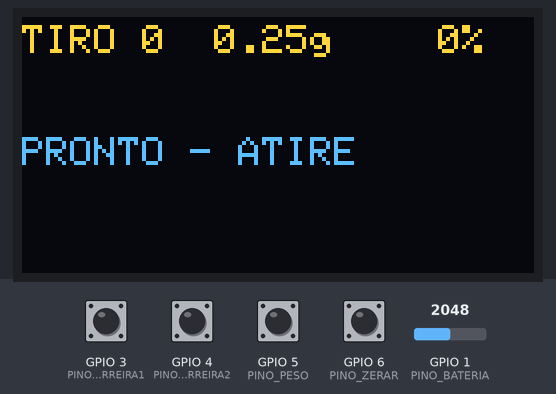
Simulated run of this sketch. Board: ESP32-C3. Parts: 128×64 one-colour display. Inputs (shaded band) come from the test bench; at power-on: GPIO 3 (PINO_BARREIRA1), GPIO 4 (PINO_BARREIRA2), GPIO 5 (PINO_PESO), GPIO 6 (PINO_ZERAR) HIGH, GPIO 1 (PINO_BATERIA) = 2048. The OLED is the two-colour kind (top 16 rows yellow); EEPROM starts erased; what the sketch prints to the serial monitor is not drawn.

Above: at 2.7 s.
2.8 s: GPIO 3 (PINO_BARREIRA1) pulled LOW for 0.15 s
At 4.0 s:
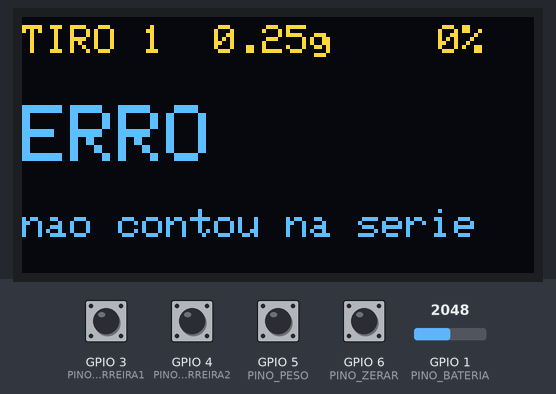
4.4 s: GPIO 1 (PINO_BATERIA) set to 2123
At 5.7 s:
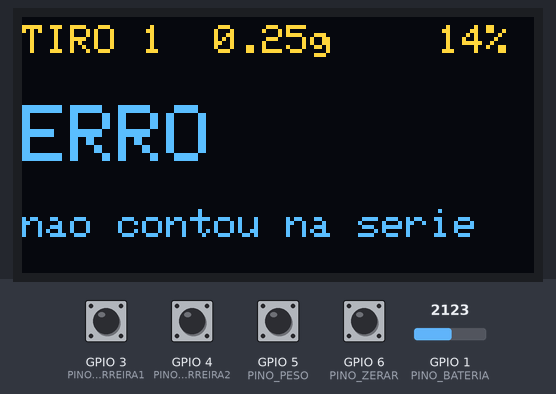
6.6 s: GPIO 6 (PINO_ZERAR) pulled LOW for 0.15 s
At 7.9 s:
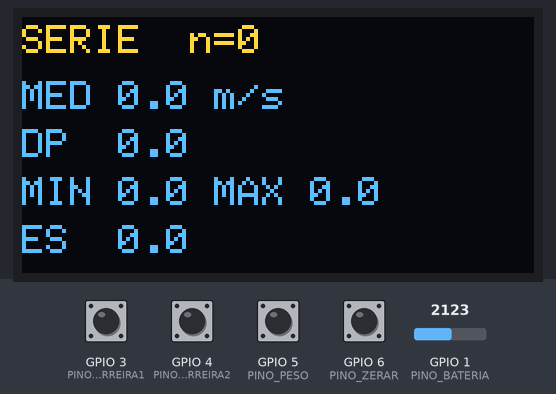
8.2 s: GPIO 3 (PINO_BARREIRA1) pulled LOW for 1 s
At 9.2 s:
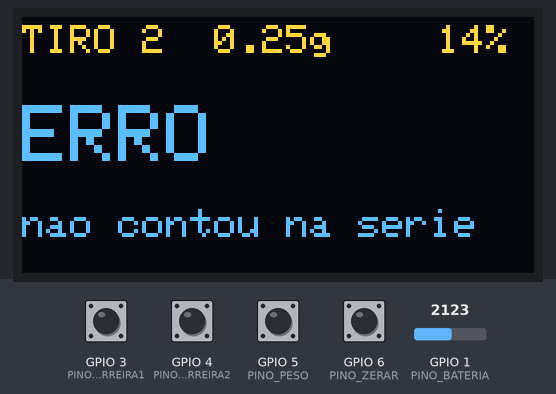
10.7 s: GPIO 1 (PINO_BATERIA) set to 491
At 11.9 s:
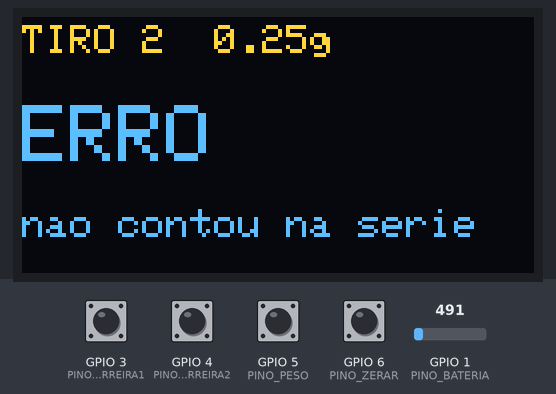
12.6 s: GPIO 5 (PINO_PESO) pulled LOW for 0.15 s
At 13.1 s:
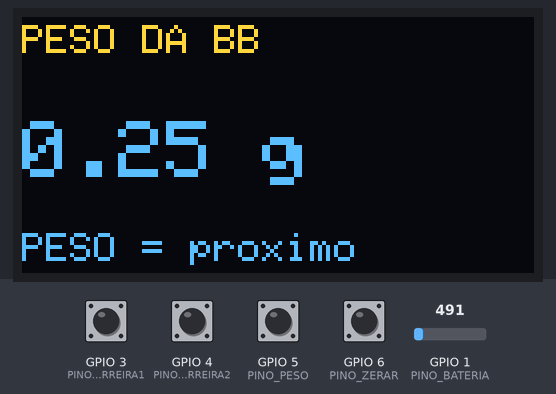
Timing chart, 0 to 15.6 s (numbered marks = the images above; inputs shaded):
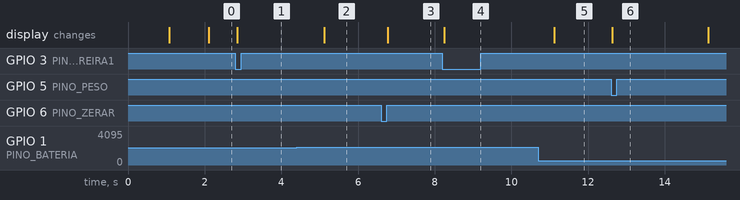

Measured:
- the behaviour switches between 2053 and 2054 on GPIO 1 (PINO_BATERIA) (found by bisection; images 1 and 2)
- after the input at 2.8 s, the display: changes after 0.05 s (image 1)
- after the input at 4.4 s, the display: changes after 0.72 s (image 2)
- after the input at 6.6 s, the display: changes after 0.18 s (image 3)
- after the input at 8.2 s, the display: changes after 0.05 s (image 4)
- after the input at 10.7 s, the display: changes after 0.43 s (image 5)
- after the input at 12.6 s, the display: changes at once (image 6)

The sketch:

CRONOGRAFO.ino
```cpp
/*
  ==========================================================
   CRONÓGRAFO COM ANÁLISE DE CONSISTÊNCIA - BLACK BIRD | PROJETO 04
  ==========================================================
   Placa: ESP32-C3 SuperMini (Ferramentas > Placa > "ESP32C3 Dev Module",
          USB CDC On Boot = Enabled)

   O que faz:
   - 2 barreiras infravermelhas a 100 mm. A BB corta a 1ª e depois a 2ª:
     velocidade = 0,100 m / tempo entre as duas.
   - Mostra m/s, fps e joules (com o peso de BB escolhido).
   - Guarda a série (até 50 tiros): média, desvio padrão (DP), mínimo,
     máximo e variação extrema (ES = máximo - mínimo).
   - Botão PESO: troca o peso da BB (fica salvo).
   - Clique curto em ZERAR: alterna entre último tiro, estatística e
     cada tiro da série. Segurar ZERAR 2 s: começa uma série nova.
   - Se só a 1ª barreira disparar, ou a velocidade sair de 30-200 m/s,
     mostra ERRO e não conta na série.

   Bibliotecas: "Adafruit SSD1306" e "Adafruit GFX Library".

   AJUSTE DOS SENSORES: com o túnel vazio, gire o trimpot de cada
   barreira até o pino de saída ficar em HIGH; passando um palito pelo
   furo ele deve ir a LOW. O monitor serial (115200) mostra os dois.
  ==========================================================
*/

#include <Wire.h>
#include <Preferences.h>
#include <Adafruit_GFX.h>
#include <Adafruit_SSD1306.h>
#include "esp_timer.h"

// ================= CONFIGURAÇÃO =================
const uint8_t PINO_BARREIRA1 = 3;   // LM393 OUT1 (barreira da boca)
const uint8_t PINO_BARREIRA2 = 4;   // LM393 OUT2
const uint8_t PINO_PESO      = 5;   // botão -> GND
const uint8_t PINO_ZERAR     = 6;   // botão -> GND
const uint8_t PINO_BATERIA   = 1;   // divisor 100k/100k da bateria
const uint8_t PINO_SDA = 8, PINO_SCL = 9;

const float DISTANCIA_M = 0.100;    // distância entre as barreiras (meça a sua!)
const float V_MIN = 30, V_MAX = 200;   // fora disso = erro
const uint32_t ESPERA_MAX_US = 20000;  // 1ª barreira sem a 2ª por 20 ms = erro

// borda quando a BB corta o feixe (LM393: saída cai para LOW)
#define BORDA_BB FALLING               // se não medir nada, troque por RISING

const float PESOS[] = {0.20, 0.25, 0.28, 0.30, 0.32, 0.36, 0.40, 0.45};
const uint8_t N_PESOS = sizeof(PESOS) / sizeof(PESOS[0]);
const uint8_t MAX_TIROS = 50;

// ================= PROGRAMA =================
Adafruit_SSD1306 tela(128, 64, &Wire, -1);
Preferences prefs;

volatile int64_t t1 = 0, t2 = 0;
volatile bool armado = false, pronto = false;

float tiros[MAX_TIROS];
uint8_t nTiros = 0;
uint16_t numeroTiro = 0;            // conta todos os tiros (para o título)
float ultimaV = 0;
bool ultimoErro = false;
uint8_t idxPeso = 1;                // 0,25 g
int8_t vista = 0;                   // 0 = último, 1 = estatística, 2.. = tiro 1, 2, 3...
uint32_t tMostraPeso = 0;

void IRAM_ATTR aoBarreira1() {
  if (armado) return;
  t1 = esp_timer_get_time(); armado = true;
}
void IRAM_ATTR aoBarreira2() {
  if (!armado || pronto) return;
  t2 = esp_timer_get_time(); pronto = true;
}

float pesoKg() { return PESOS[idxPeso] / 1000.0; }

int bateriaPct() {
  uint32_t mv = analogReadMilliVolts(PINO_BATERIA) * 2;
  if (mv < 1000) return -1;
  return constrain(map(mv, 3300, 4150, 0, 100), 0, 100);
}

void estatistica(float &med, float &dp, float &mn, float &mx) {
  med = dp = mn = mx = 0;
  if (!nTiros) return;
  mn = mx = tiros[0];
  for (uint8_t i = 0; i < nTiros; i++) { med += tiros[i]; mn = min(mn, tiros[i]); mx = max(mx, tiros[i]); }
  med /= nTiros;
  if (nTiros > 1) { for (uint8_t i = 0; i < nTiros; i++) dp += sq(tiros[i] - med); dp = sqrt(dp / (nTiros - 1)); }
}

void desenhar() {
  char b[24];
  tela.clearDisplay();
  tela.setTextColor(SSD1306_WHITE);
  tela.setTextSize(1);

  if (millis() - tMostraPeso < 2000) {                   // tela do peso
    tela.setCursor(0, 2); tela.print("PESO DA BB");
    tela.setTextSize(2); tela.setCursor(0, 26); snprintf(b, sizeof(b), "%.2f g", PESOS[idxPeso]); tela.print(b);
    tela.setTextSize(1); tela.setCursor(0, 54); tela.print("PESO = proximo");
  } else if (vista == 0) {                                // último tiro
    snprintf(b, sizeof(b), "TIRO %u  %.2fg", numeroTiro, PESOS[idxPeso]);
    tela.setCursor(0, 2); tela.print(b);
    int bat = bateriaPct();
    if (bat >= 0) { tela.setCursor(104, 2); tela.print(bat); tela.print('%'); }
    if (ultimoErro) { tela.setTextSize(2); tela.setCursor(0, 22); tela.print("ERRO"); tela.setTextSize(1); tela.setCursor(0, 48); tela.print("nao contou na serie"); }
    else if (numeroTiro == 0) { tela.setCursor(0, 30); tela.print("PRONTO - ATIRE"); }
    else {
      tela.setTextSize(3); tela.setCursor(0, 18); snprintf(b, sizeof(b), "%.1f", ultimaV); tela.print(b);
      tela.setTextSize(1); tela.setCursor(98, 32); tela.print("m/s");
      tela.setCursor(0, 46); snprintf(b, sizeof(b), "%.0f fps", ultimaV * 3.28084); tela.print(b);
      tela.setCursor(0, 56); snprintf(b, sizeof(b), "%.2f J", 0.5 * pesoKg() * ultimaV * ultimaV); tela.print(b);
    }
  } else if (vista == 1) {                                // estatística
    float med, dp, mn, mx; estatistica(med, dp, mn, mx);
    snprintf(b, sizeof(b), "SERIE  n=%u", nTiros); tela.setCursor(0, 2); tela.print(b);
    snprintf(b, sizeof(b), "MED %.1f m/s", med);      tela.setCursor(0, 16); tela.print(b);
    snprintf(b, sizeof(b), "DP  %.1f", dp);           tela.setCursor(0, 28); tela.print(b);
    snprintf(b, sizeof(b), "MIN %.1f MAX %.1f", mn, mx); tela.setCursor(0, 40); tela.print(b);
    snprintf(b, sizeof(b), "ES  %.1f", mx - mn);      tela.setCursor(0, 52); tela.print(b);
  } else {                                                // tiro a tiro
    uint8_t i = vista - 2;
    snprintf(b, sizeof(b), "SERIE  tiro %u/%u", i + 1, nTiros); tela.setCursor(0, 2); tela.print(b);
    tela.setTextSize(3); tela.setCursor(0, 22); snprintf(b, sizeof(b), "%.1f", tiros[i]); tela.print(b);
    tela.setTextSize(1); tela.setCursor(98, 36); tela.print("m/s");
    tela.setCursor(0, 54); snprintf(b, sizeof(b), "%.0f fps  %.2f J", tiros[i] * 3.28084, 0.5 * pesoKg() * tiros[i] * tiros[i]); tela.print(b);
  }
  tela.display();
}

void novoTiro(float v) {
  numeroTiro++;
  ultimoErro = (v < V_MIN || v > V_MAX);
  if (!ultimoErro) {
    ultimaV = v;
    if (nTiros < MAX_TIROS) tiros[nTiros++] = v;
    else { memmove(tiros, tiros + 1, (MAX_TIROS - 1) * sizeof(float)); tiros[MAX_TIROS - 1] = v; }
  }
  vista = 0;
  Serial.printf("tiro %u: %.1f m/s %s\n", numeroTiro, v, ultimoErro ? "(ERRO)" : "");
}

void setup() {
  Serial.begin(115200);
  pinMode(PINO_BARREIRA1, INPUT_PULLUP);
  pinMode(PINO_BARREIRA2, INPUT_PULLUP);
  pinMode(PINO_PESO, INPUT_PULLUP);
  pinMode(PINO_ZERAR, INPUT_PULLUP);
  attachInterrupt(digitalPinToInterrupt(PINO_BARREIRA1), aoBarreira1, BORDA_BB);
  attachInterrupt(digitalPinToInterrupt(PINO_BARREIRA2), aoBarreira2, BORDA_BB);

  prefs.begin("crono", false);
  idxPeso = prefs.getUChar("peso", 1) % N_PESOS;

  Wire.begin(PINO_SDA, PINO_SCL);
  tela.begin(SSD1306_SWITCHCAPVCC, 0x3C);
  tela.clearDisplay(); tela.setTextColor(SSD1306_WHITE);
  tela.setTextSize(2); tela.setCursor(0, 10); tela.print("BLACK BIRD");
  tela.setTextSize(1); tela.setCursor(0, 40); tela.print("CRONOGRAFO");
  tela.display();
  delay(1000);
  desenhar();
}

void loop() {
  static bool pesoAntes = false, zerarAntes = false, zerou = false;
  static uint32_t tZerar = 0, tDesenho = 0, tSerial = 0;
  uint32_t agora = millis();

  // ---- disparo ----
  if (pronto) {
    noInterrupts(); int64_t dt = t2 - t1; armado = pronto = false; interrupts();
    novoTiro(dt > 0 ? DISTANCIA_M / (dt / 1e6) : 0);
    desenhar();
    delay(150);                                       // ignora reflexo/rebote da mesma BB
  } else if (armado && esp_timer_get_time() - t1 > ESPERA_MAX_US) {
    armado = false;
    numeroTiro++; ultimoErro = true; vista = 0;      // só a 1ª barreira disparou
    Serial.println("ERRO: so a 1a barreira");
    desenhar();
  }

  // ---- botão PESO ----
  bool p = digitalRead(PINO_PESO) == LOW;
  if (p && !pesoAntes) {
    if (agora - tMostraPeso < 2000) idxPeso = (idxPeso + 1) % N_PESOS;   // já está na tela do peso: troca
    prefs.putUChar("peso", idxPeso);
    tMostraPeso = agora;
    desenhar();
  }
  pesoAntes = p;

  // ---- botão ZERAR ----
  bool z = digitalRead(PINO_ZERAR) == LOW;
  if (z && !zerarAntes) { tZerar = agora; zerou = false; }
  if (z && !zerou && agora - tZerar > 2000) {
    nTiros = 0; numeroTiro = 0; ultimoErro = false; vista = 0; zerou = true;
    tela.clearDisplay(); tela.setTextSize(2); tela.setCursor(0, 20); tela.print("SERIE NOVA"); tela.display();
    delay(700);
    desenhar();
  }
  if (!z && zerarAntes && !zerou && agora - tZerar > 40) {
    vista++;
    if (vista > 1 + nTiros) vista = 0;
    desenhar();
  }
  zerarAntes = z;

  // ---- tela e ajuda no monitor serial ----
  if (agora - tDesenho > 1000) { tDesenho = agora; desenhar(); }
  if (agora - tSerial > 2000) {
    tSerial = agora;
    Serial.printf("barreira1=%d barreira2=%d (HIGH=1 livre)\n", digitalRead(PINO_BARREIRA1), digitalRead(PINO_BARREIRA2));
  }
  delay(2);
}
```
